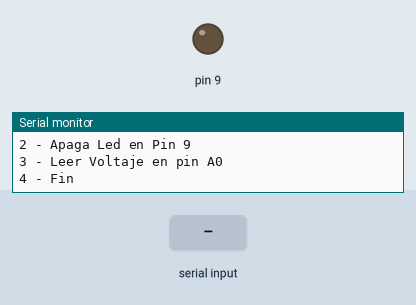
Recording of a sketch running on a simulated Arduino Uno, built with avr-gcc and run on an emulated ATmega328P. On the bench: output pins drawn as LEDs (lit = HIGH), the last lines printed to the serial monitor. The inputs (shaded band) are chosen by the test bench.

Above: at 1.2 s.
1.3 s: "1\n" received over Serial
At 2.3 s:
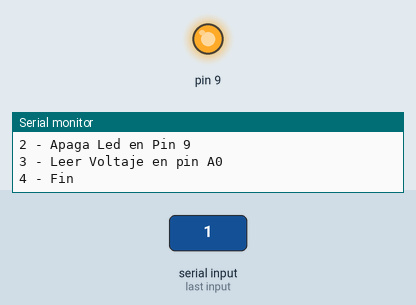
4.3 s: "2\n" received over Serial
At 5.5 s:
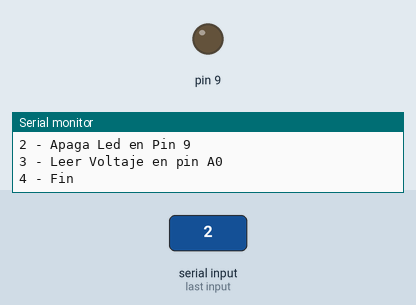
5.8 s: "1,90\n" received over Serial
At 6.2 s:
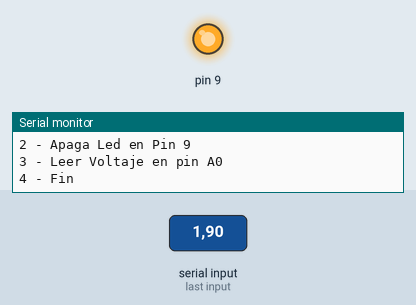
Timing chart, 0 to 8.3 s (numbered marks = the images above; inputs shaded):
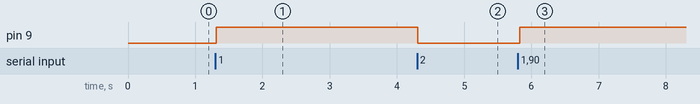

Measured:
- after the input at 1.3 s, pin 9: LOW → HIGH at once
- after the input at 4.3 s, pin 9: HIGH → LOW at once
- after the input at 5.8 s, pin 9: LOW → HIGH at once

The sketch:

Ejercicio16-Menu_Interactivo.ino
```cpp
/*
  Menu interactivo
*/
float voltios;

void setup() {
  Serial.begin(9600);
  pinMode(9, OUTPUT);
  String titulo = "Menu Interactivo con Arduino";
  for (int i = 0; i < titulo.length(); i++) {
    Serial.print("-");
  }
  Serial.print("\n" + titulo + "\n");
  for (int i = 0; i < titulo.length(); i++) {
    Serial.print("-");
  }
  Serial.println();
}

void loop() {
  int respuesta;
  do {
    respuesta = menu();
    switch (respuesta) {
      case 1:
        Serial.println("----------------> Led Encendido");
        digitalWrite(9, HIGH);
        break;
      case 2:
        Serial.println("----------------> Led Apagado");
        digitalWrite(9, LOW);
        break;
      case 3:
        voltios = analogRead(A0) * 5.0 / 1023;
        Serial.println("----------------> En el pin 0 he leido " + (String)voltios + "V");
        break;
      case 4:
        Serial.println("Adios...");
        while (true) {
          //se queda aqui el programa
        }
        break;
      default:
        Serial.println("Opcion de menu incorrecta!!!!!");
        break;
    }
    //limpia_terminal();ç
    Serial.println();
  } while ((respuesta < 1) || (respuesta > 4));
}

int menu() {
  String leido = "";

  Serial.println("Elige opcion a ejecutar:");
  Serial.println("1 - Enciende Led en Pin 9");
  Serial.println("2 - Apaga Led en Pin 9");
  Serial.println("3 - Leer Voltaje en pin A0");
  Serial.println("4 - Fin");

  while (Serial.available() == 0) {
    //Ho hago nada
  }

  do {
    char caracter_leido;
    caracter_leido = Serial.read();
    leido += caracter_leido;
    delay(5);
  }  while (Serial.available() > 0);

  if (leido.toInt() != 0)
    return leido.toInt();
  else return 0;
}

void limpia_terminal() {		//Solo valido para usar con putty
  Serial.write(27);       // ESC command
  Serial.print("[2J");    // clear screen command
  Serial.write(27);
  Serial.print("[H");     // cursor to home command
}
```
